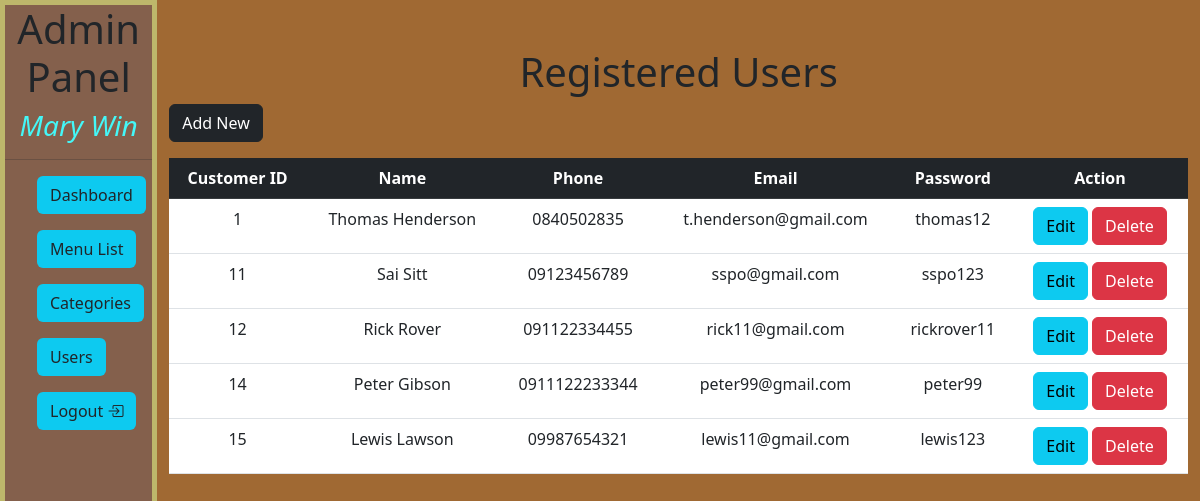
/admin/users.php, run on the app's committed database.
### tables this page shows
CREATE TABLE `customers` (
  `cus_id` int(11) NOT NULL,
  `cus_name` varchar(255) NOT NULL,
  `cus_ph` varchar(255) NOT NULL,
  `cus_em` varchar(255) NOT NULL,
  `cus_pw` varchar(20) NOT NULL,
  `cus_pw_re` varchar(20) NOT NULL,
  `create_at` timestamp NOT NULL DEFAULT current_timestamp(),
  `update_at` timestamp NOT NULL DEFAULT current_timestamp()
);

### admin/users.php (the view, shortened to what this page needs)
<?php
include_once "db_conn.php";
$sql = "SELECT * FROM admins WHERE adm_id = 1";
$result = mysqli_query($conn, $sql);
$adm = mysqli_fetch_assoc($result);
?>
<!DOCTYPE html>
<html lang="en">
<head>
    <link rel="stylesheet" href="../css/admin.css">
    <link href='https://cdn.jsdelivr.net/npm/bootstrap@5.3.0-alpha3/dist/css/bootstrap.min.css' rel='stylesheet'>
    <link rel='stylesheet' href='https://cdn.jsdelivr.net/npm/bootstrap-icons@1.10.5/font/bootstrap-icons.css'>
</head>
<body>
<nav>
<div class="profile text-center">
        <h1>Admin Panel</h1>
        <h3><?php echo $adm['adm_name'] ?></h3><hr/>
    </div>
    <div class="control">
    <ul class="mt-3">
        <p><a href="dashboard.php" class='btn bg-info'>Dashboard</a></p>
        <p><a href="products.php" class='btn bg-info'>Menu List</a></p>
        <p><a href="categories.php" class='btn bg-info'>Categories</a></p>
        <p><a href="users.php" class="btn bg-info">Users</a></p>
        <p><a href="adminlogout.php" class="btn bg-info">Logout <i class='bi bi-box-arrow-in-right'></i></a></p>
    </ul>
    </div>
</nav>
<div class="container-fluid">
        <h1 class="mt-5 text-center">Registered Users</h1>
        <a href="add/add_users.php" class="btn btn-dark mb-3">Add New</a>
        <table class="table table-hover text-center">
            <thead class="table-dark">
                <tr>
                    <th scope="col">Customer ID</th>
                    <th scope="col">Name</th>
                    <th scope="col">Phone</th>
                    <th scope="col">Email</th>
                    <th scope="col">Password</th>
                    <th scope="col">Action</th>
                </tr>
            </thead>
            <tbody>
            <?php
        $sql = "SELECT * FROM customers";
        $result = mysqli_query($conn, $sql);
        while ($row = mysqli_fetch_assoc($result)) {
        ?>
          <tr>
            <td><?php echo $row["cus_id"] ?></td>
            <td><?php echo $row["cus_name"] ?></td>
            <td><?php echo $row["cus_ph"] ?></td>
            <td><?php echo $row["cus_em"] ?></td>
            <td><?php echo $row["cus_pw"] ?></td>
            <td>
              <a href="edit/edit_users.php?id=<?php echo $row["cus_id"] ?>" ><button class='btn btn-info'>Edit</button></a>
              <a href="delete/delete_users.php?id=<?php echo $row["cus_id"] ?>"><button class='btn btn-danger'>Delete</button> </a>
            </td>
          </tr>
        <?php
        }
        ?>
            </tbody>
        </table>
    </div>
</body>
</html>

### css/admin.css (style rules this page uses)
* { margin:0; box-sizing: border-box; margin:0;padding:0; }
body { display:flex; }
nav { display: block; width:15%; min-height:100vh; background-color: rgb(132, 96, 76); border:5px solid darkkhaki; }
.profile h3 { font-style: italic; color:rgb(68, 247, 247); }
.container-fluid { width:85%; background-color: rgb(160, 105, 51); }

### data on the page
customers: cus_id "1", cus_name "Thomas Henderson", cus_ph "0840502835", cus_em "t.henderson@gmail.com", cus_pw "thomas12"
customers: cus_id "11", cus_name "Sai Sitt", cus_ph "09123456789", cus_em "sspo@gmail.com", cus_pw "sspo123"
customers: cus_id "12", cus_name "Rick Rover", cus_ph "091122334455", cus_em "rick11@gmail.com", cus_pw "rickrover11"
customers: cus_id "14", cus_name "Peter Gibson", cus_ph "0911122233344", cus_em "peter99@gmail.com", cus_pw "peter99"
customers: cus_id "15", cus_name "Lewis Lawson", cus_ph "09987654321", cus_em "lewis11@gmail.com", cus_pw "lewis123"

### other printed values
$adm['adm_name'] "Mary Win"
